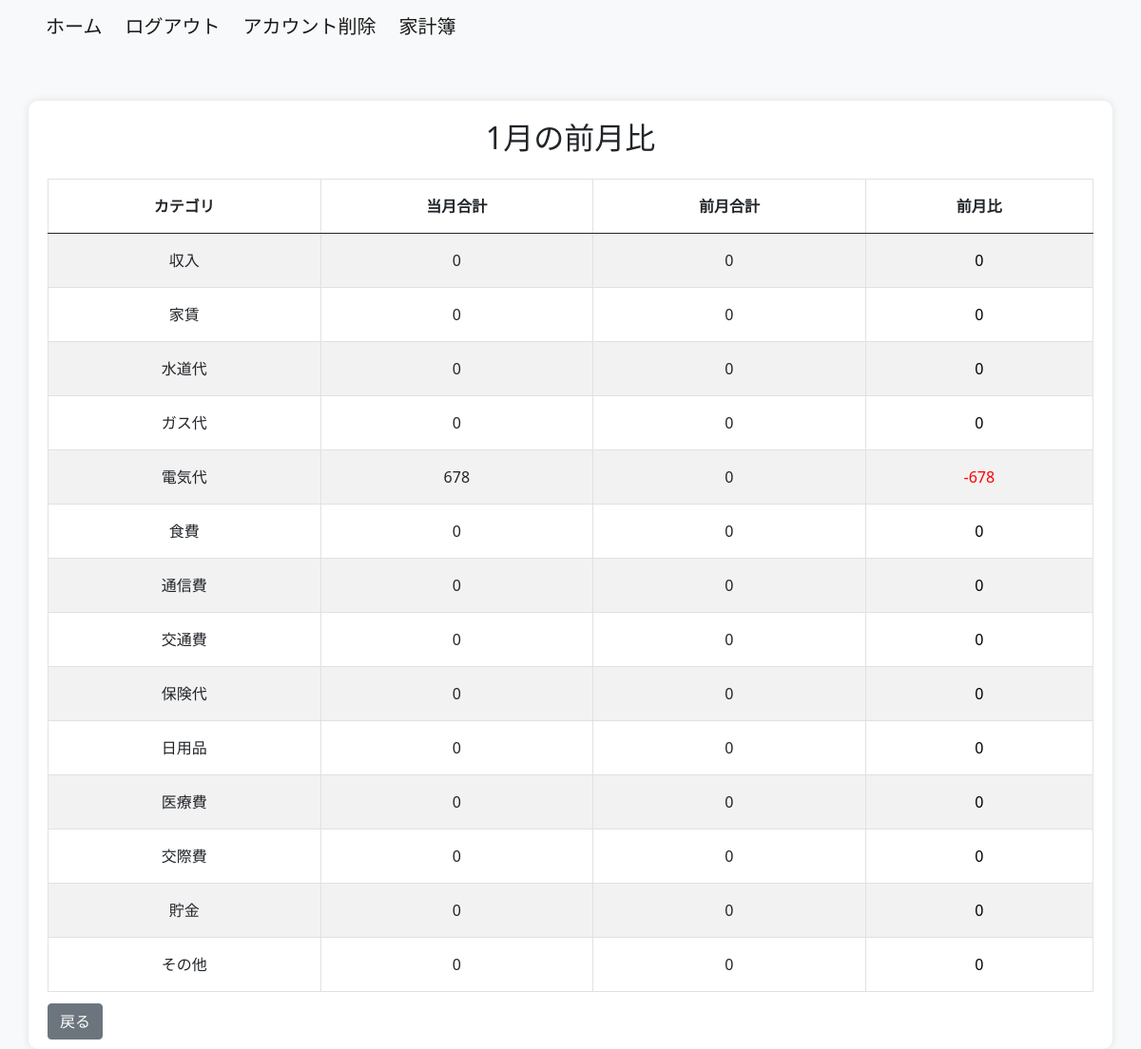
/household_budget/monthly-comparison/2024/1/ (signed in), run on the app's committed database.
### accounts/models.py (models this page shows, shortened)
class User(AbstractBaseUser, PermissionsMixin):
    user_name = models.CharField(max_length=150)
    email = models.EmailField(max_length=255, unique=True)
    is_active = models.BooleanField(default=True)
    is_staff = models.BooleanField(default=False)
    USERNAME_FIELD = 'email'
    REQUIRED_FIELDS = ['user_name']
    objects = UserManager()
    class Meta:
        db_table = 'user'

### household_budget/models.py (models this page shows, shortened)
class Category(models.Model):
    category_name = models.CharField(max_length=50)
    class Meta:
        db_table = 'category'

### household_budget/views.py (the view)
# urls.py: path('monthly-comparison/<int:year>/<int:month>/', MonthlyComparisonView.as_view(), name='monthly_comparison'),
class MonthlyComparisonView(TemplateView):
    template_name = 'm_comparison.html'
    @method_decorator(login_required(login_url='/login/'))
    def dispatch(self, *args, **kwargs):
        return super().dispatch(*args, **kwargs)
    def get_context_data(self, **kwargs):
        context = super().get_context_data(**kwargs)
        year = self.kwargs.get('year')
        month = self.kwargs.get('month')
        current_month_data = Transaction.objects.filter(user=self.request.user, event_date__year=year, event_date__month=month)
        last_month = datetime(int(year), int(month), 1) - timedelta(days=1)
        last_month_data = Transaction.objects.filter(user=self.request.user, event_date__year=last_month.year, event_date__month=last_month.month)
        current_month_totals = current_month_data.values('category__category_name').annotate(total_amount=Sum('amount'))
        last_month_totals = last_month_data.values('category__category_name').annotate(total_amount=Sum('amount'))
        categories = Category.objects.all()
        comparison_data = []
        for category in categories:
            current_amount = next((item['total_amount'] for item in current_month_totals if item['category__category_name'] == category.category_name), 0)
            last_amount = next((item['total_amount'] for item in last_month_totals if item['category__category_name'] == category.category_name), 0)
            comparison_data.append({
                'category': category.category_name,
                'current_amount': current_amount,
                'last_amount': last_amount,
                'percentage_change': last_amount - current_amount
            })
        context['year'] = year
        context['month'] = month
        context['comparison_data'] = comparison_data
        return context

### household_budget/templates/m_comparison.html (shortened to what this page needs)
{% extends 'base.html' %}
{% block content %}
<div class="container">
    <div class="row">
        <div class="col-md-12">
                {% if comparison_data %}
                <h2>{{ month }}月の前月比</h2>
                <table class="table table-striped table-bordered mt-4">
                    <thead class="thead-dark">
                        <tr>
                            <th>カテゴリ</th>
                            <th>当月合計</th>
                            <th>前月合計</th>
                            <th>前月比</th>
                        </tr>
                    </thead>
                    <tbody>
                        {% for item in comparison_data %}
                            <tr>
                                <td>{{ item.category }}</td>
                                <td>{{ item.current_amount }}</td>
                                <td>{{ item.last_amount }}</td>
                                <td style="color: {% if item.percentage_change >= 0 %}black{% else %}red{% endif %}">{{ item.percentage_change }}</td>
                            </tr>
                        {% endfor %}
                    </tbody>
                </table>
                {% else %}
                <p>前月のデータがありません。</p>
                {% endif %}
                <br>
                <div class="d-flex justify-content-start mt-3">
                <a href="{% url 'accounts:data_2024' %}" class="btn btn-secondary ml-2">戻る</a>
                </div>
            </div>
        </div>
    </div>
{% endblock %}

### household_budget/templates/m_comparison.html (style rules this page uses)
body { background-color: #f8f9fa; }
.container { background-color: #ffffff; border-radius: 10px; box-shadow: 0 0 10px rgba(0, 0, 0, 0.1); margin-top: 50px; padding: 20px; text-align: center; position: relative; }
.table { width: 100%; max-width: 100%; margin: 0 auto; border-collapse: collapse; text-align: center; }
.table th, .table td { padding: 1rem; vertical-align: middle; border: 1px solid #dee2e6; }
.btn-secondary { position: absolute; bottom: 10px; margin-top: 20px; }

### data on the page
User: category "収入", current_amount "0", last_amount "0", percentage_change "0", category "家賃", category "水道代", category "ガス代", category "食費", category "通信費", category "交通費", category "保険代", category "日用品", category "医療費", category "交際費", category "貯金", category "その他"
Category: category "電気代"

### other printed values
{{ month }} "1"
{{ item.current_amount }} "678"
{{ item.last_amount }} "0"
{{ item.percentage_change }} "-678"
